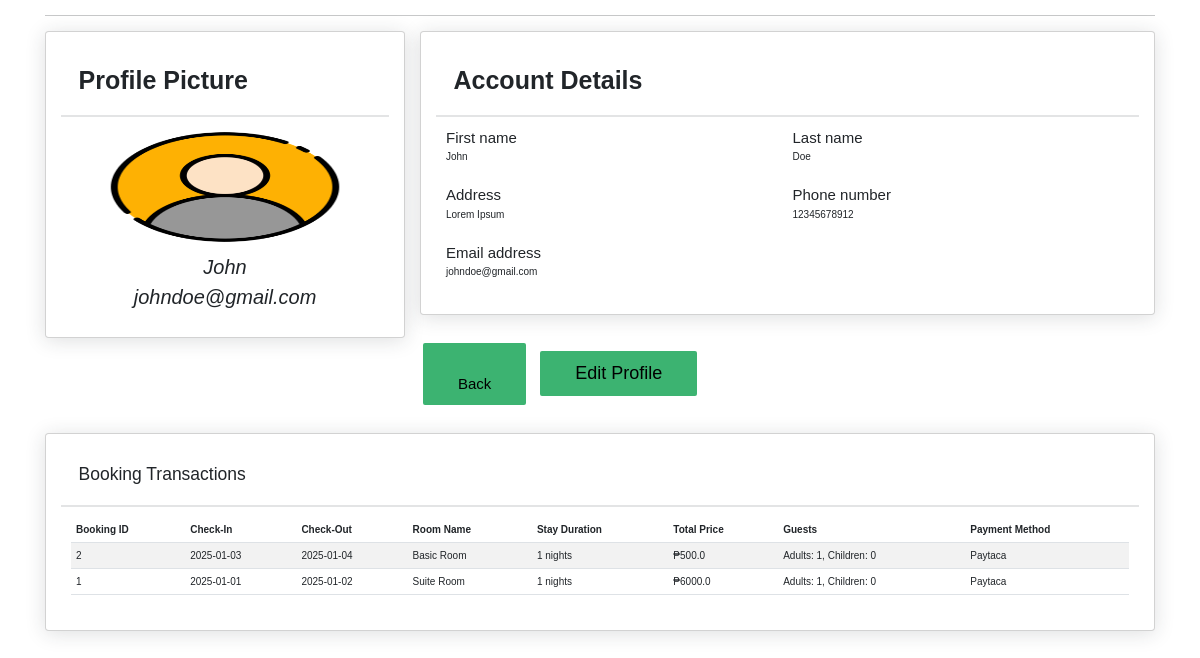
Page /profile (signed in) on the committed database.
### tables this page shows
CREATE TABLE "GUEST" (
	"guest_id"	INTEGER NOT NULL UNIQUE,
	"firstname"	TEXT NOT NULL,
	"lastname"	TEXT NOT NULL,
	"gender"	TEXT,
	"cel_num"	INTEGER NOT NULL,
	"address"	TEXT,
	"email"	TEXT NOT NULL UNIQUE,
	"password"	TEXT NOT NULL,
	PRIMARY KEY("guest_id" AUTOINCREMENT)
);

CREATE TABLE PAYMENT (
    payment_id INTEGER PRIMARY KEY AUTOINCREMENT,
    guest_id INTEGER,
    booking_id INTEGER,
    payment_method TEXT,
    FOREIGN KEY (guest_id) REFERENCES GUEST(guest_id),
    FOREIGN KEY (booking_id) REFERENCES BOOKING(booking_id)
);

CREATE TABLE BOOKING (
    booking_id INTEGER PRIMARY KEY AUTOINCREMENT,
    guest_id INT,
    check_in DATE,
    check_out DATE,
    adult_guest INT,
    child_guest INT,
    room_name VARCHAR(50), stay_duration INTEGER, total_price REAL,
    FOREIGN KEY (guest_id) REFERENCES GUEST(guest_id)
);

### app.py (the view)
@app.route('/profile', methods=["GET"])
def profile():
    if 'user_info' not in session:
        flash("You need to log in to view your profile.")
        return redirect(url_for('login'))
    user_email = session['user_info']['email']
    con = sqlite3.connect(currentdirectory + '\data.db')
    c = con.cursor()
    query = """
    SELECT
        B.booking_id,
        B.check_in,
        B.check_out,
        B.room_name,
        B.stay_duration,
        B.total_price,
        B.adult_guest,
        B.child_guest,
        P.payment_method
    FROM
        BOOKING B
    LEFT JOIN
        PAYMENT P ON B.booking_id = P.booking_id
    JOIN
        GUEST G ON B.guest_id = G.guest_id
    WHERE
        G.email = ?
    ORDER BY
        B.check_in DESC
    """
    c.execute(query, (user_email,))
    user_bookings = c.fetchall()
    query = "SELECT firstname, lastname, gender, cel_num, address, email FROM GUEST WHERE email = ?"
    c.execute(query, (user_email,))
    updated_info = c.fetchone()
    con.close()
    if updated_info:
        session['user_info'] = {
            "firstname": updated_info[0],
            "lastname": updated_info[1],
            "gender": updated_info[2],
            "cel_num": updated_info[3],
            "address": updated_info[4],
            "email": updated_info[5],
        }
    return render_template("profile.html",
                           user_info=session['user_info'],
                           user_bookings=user_bookings)

### templates/profile.html (shortened to what this page needs)
<!DOCTYPE html>
<html>
<head>
    <link href="https://cdn.jsdelivr.net/npm/bootstrap@5.3.0/dist/css/bootstrap.min.css" rel="stylesheet">
    <link rel="stylesheet" href="/static/style.css">
</head>
<body>
    <div class="container-xl px-4 mt-4">
        <hr class="mt-0 mb-4">
        <div class="row">
            <div class="col-xl-4">
                <div class="card mb-4 mb-xl-0">
                    <div class="card-header">Profile Picture</div>
                    <div class="card-body text-center">
                        <img class="img-account-profile rounded-circle mb-2" src="static/images/profile.png" alt="">
                        <div class="font-italic">{{ user_info.firstname }}</div>
                        <div class="font-italic">{{ user_info.email }}</div>
                    </div>
                </div>
            </div>
            <div class="col-xl-8">
                <div class="card mb-4">
                    <div class="card-header">Account Details</div>
                    <div class="card-body">
                        <form>
                            <div class="row gx-3 mb-3">
                                <div class="col-md-6">
                                    <label class="font" for="inputFirstName">First name</label>
                                    <p>{{user_info.firstname}}</p>
                                </div>
                                <div class="col-md-6">
                                    <label class="font" for="inputLastName">Last name</label>
                                    <p>{{user_info.lastname}}</p>
                                </div>
                            </div>
                            <div class="row gx-3 mb-3">
                                <div class="col-md-6">
                                    <label class="font" for="inputLocation">Address</label>
                                    <p>{{user_info.address}}</p>
                                </div>
                                <div class="col-md-6">
                                    <label class="font" for="inputPhone">Phone number</label>
                                    <p>{{ user_info.cel_num }}</p>
                                </div>
                            </div>
                            <div class="mb-3">
                                <label class="font" for="inputEmailAddress">Email address</label>
                                <p>{{ user_info.email }}</p>
                            </div>
                        </form>
                    </div>
                </div>
                <div class="mb-3">
                    <a style="color: black" class="back btn btn-secondary me-2" href="{{ url_for('index') }}">Back</a>
                    <a style="color: black" class="save btn btn-primary" href="{{ url_for('edit') }}">Edit Profile</a>
                </div>
            </div>
        </div>
        <div class="card mt-4">
            <div class="card-header">
                <h3>Booking Transactions</h3>
            </div>
            <div class="card-body">
                {% if user_bookings %}
                <table class="table table-striped">
                    <thead>
                        <tr>
                            <th>Booking ID</th>
                            <th>Check-In</th>
                            <th>Check-Out</th>
                            <th>Room Name</th>
                            <th>Stay Duration</th>
                            <th>Total Price</th>
                            <th>Guests</th>
                            <th>Payment Method</th>
                        </tr>
                    </thead>
                    <tbody>
                        {% for booking in user_bookings %}
                        <tr>
                            <td>{{ booking[0] }}</td>
                            <td>{{ booking[1] }}</td>
                            <td>{{ booking[2] }}</td>
                            <td>{{ booking[3] }}</td>
                            <td>{{ booking[4] }} nights</td>
                            <td>₱{{ (booking[5]) }}</td>
                            <td>Adults: {{ booking[6] }}, Children: {{ booking[7] }}</td>
                            <td>{{ booking[8] or 'Not Specified' }}</td>
                        </tr>
                        {% endfor %}
                    </tbody>
                </table>
                {% else %}
                <p>No booking transactions found.</p>
                {% endif %}
            </div>
        </div>
    </div>
</body>
</html>

### static/style.css (style rules this page uses)
* { margin: 0; padding:0; box-sizing: border-box; font-family: Verdana, Geneva, Tahoma, sans-serif; outline: none; border: none; text-transform: normal; transition:.2s linear; }
html { font-size: 62.5%; scroll-behavior: smooth; scroll-padding-top: 6rem; overflow-x:hidden; background-color: rgb(255, 255, 255); }
.btn { display: inline-block ; margin-top: 1rem; border-radius: 5rem; background:mediumseagreen; color: #fff; padding:.9rem 3.5rem; cursor: pointer; font-size: 1.7rem; border-width: 3px; border-radius: 5px; border-color: #ffffff; }
.card-body img { width: 250px; }
.img-account-profile { width: 12rem; height: 12rem; }
.rounded-circle { border-radius: 50% !important; }
.card { box-shadow: 0 0.25rem 2rem 0 rgb(33 40 50 / 15%); padding: 1.5rem; }
.card .card-header { font-weight: 700; font-size: 2.5rem; }
.card-header:first-child { border-radius: 0.35rem 0.35rem 0 0; }
.card-header { padding: 1.5rem 1.75rem; margin-bottom: 0; background-color:rgb(255, 255, 255);; border-bottom: 2px solid rgba(33, 40, 50, 0.125); }
.save { text-align: right; font-size: 1.8rem; }
.back { padding-top: 3rem; font-size: 1.5rem; }
.font-italic { font-size: 2rem; font-style: italic; }
.font { font-size: 1.5rem; font:senrif; }

### rows in the picture
GUEST: firstname "John", email "johndoe@gmail.com", lastname "Doe", address "Lorem Ipsum", cel_num "12345678912"
PAYMENT: booking_id "2", check_in "2025-01-03", check_out "2025-01-04", room_name "Basic Room", stay_duration "1", adult_guest "1", child_guest "0", payment_method "Paytaca"
BOOKING: total_price "500.0"
PAYMENT: booking_id "1", check_in "2025-01-01", check_out "2025-01-02", room_name "Suite Room", stay_duration "1", adult_guest "1", child_guest "0", payment_method "Paytaca"
BOOKING: total_price "6000.0"
